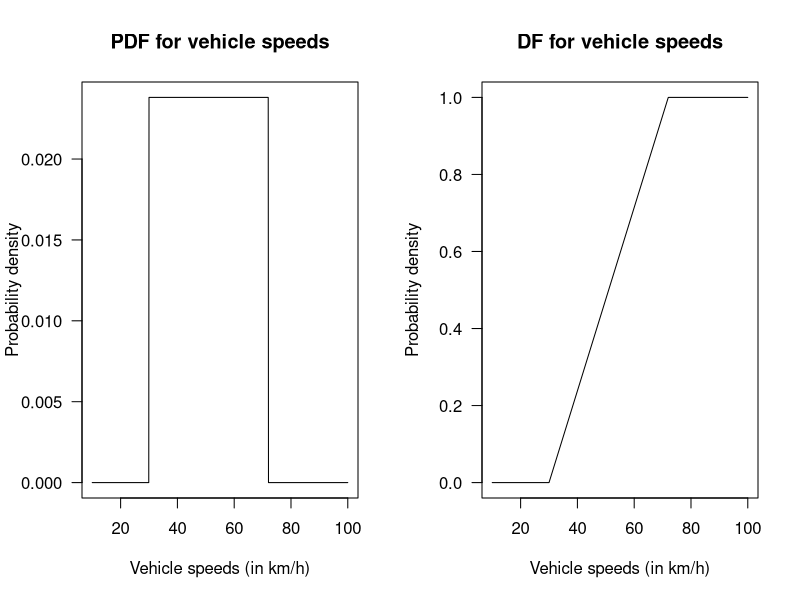
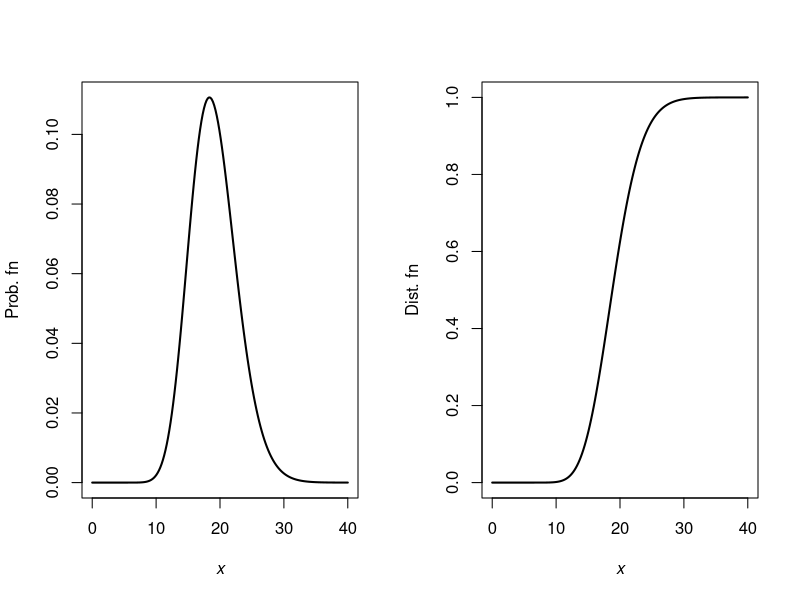
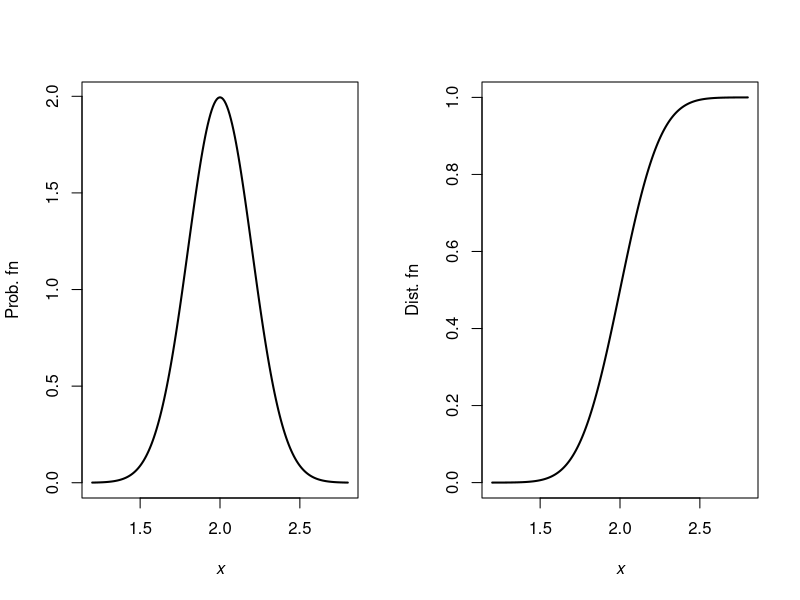
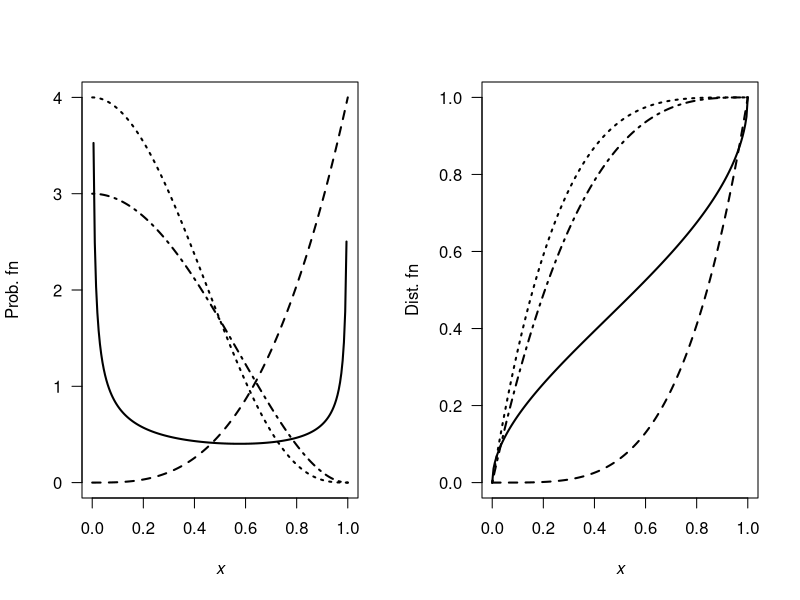
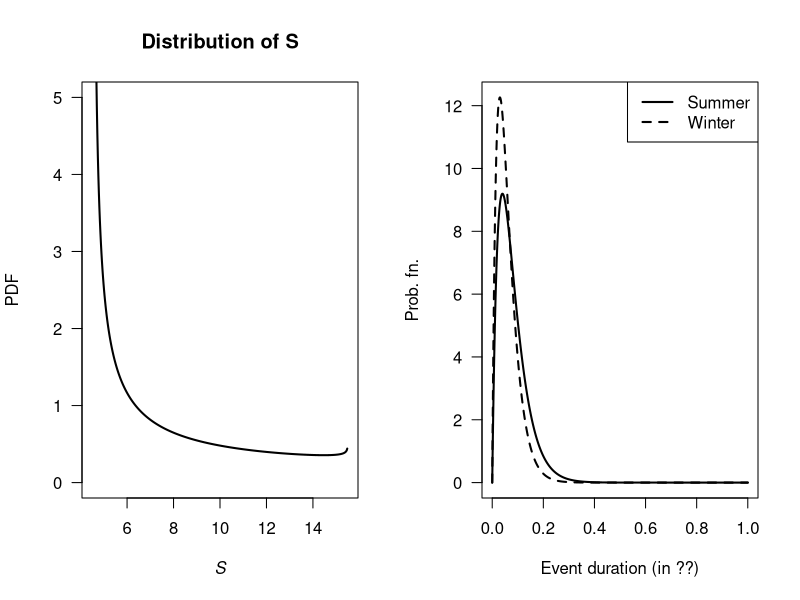
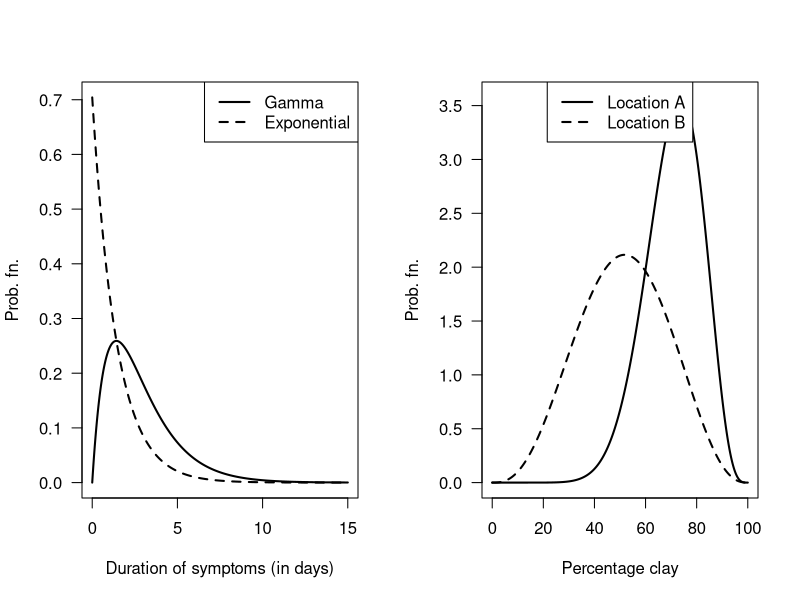
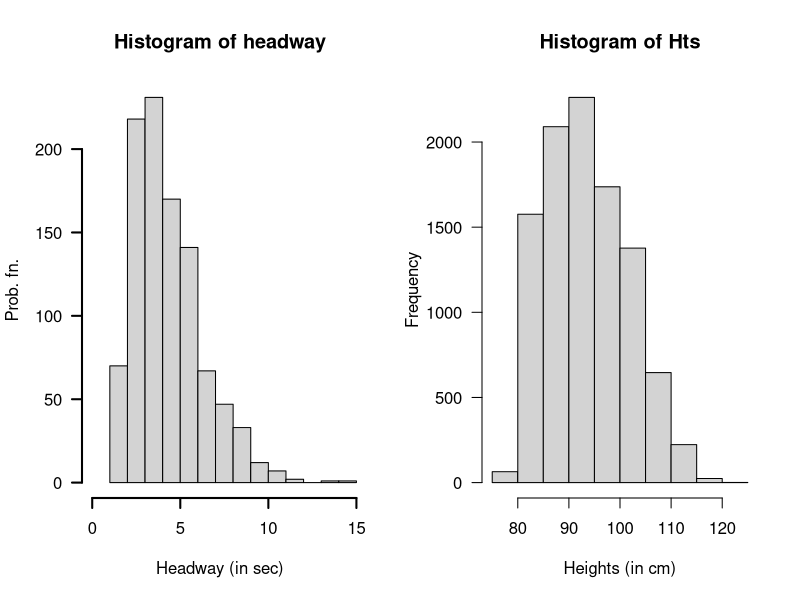
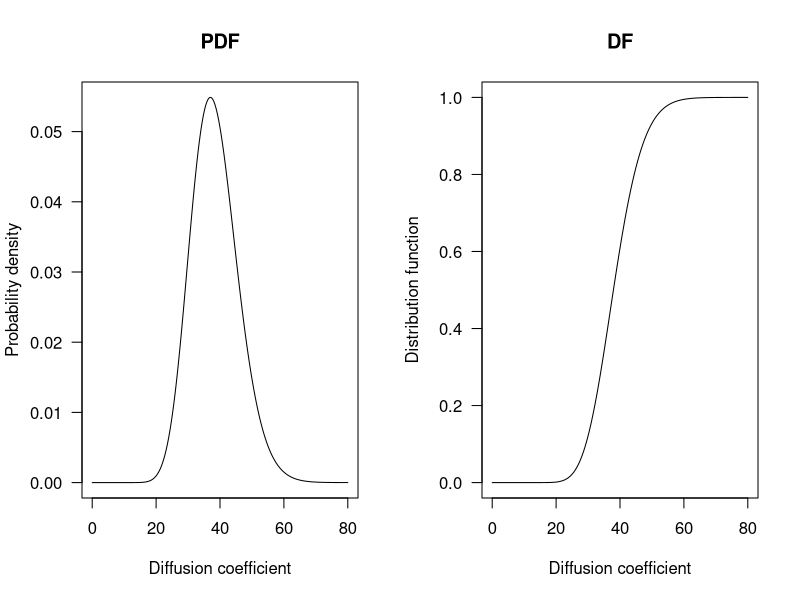

Source code (R) for these figures, in order:
## ---- chunk 1
1 - punif(60, 32, 70)
(1 - punif(65, 32, 70) ) /
  (1 - punif(60, 32, 70) )

## ---- chunk 2
par(mfrow = c(1, 2))

x <- seq(10, 100,
         length = 1000)
plot( x = x,
      y = dunif(x, 
                min = 30,
                max = 72),
      type = "l",
      las = 1,
      xlab = "Vehicle speeds (in km/h)",
      ylab = "Probability density",
      main = "PDF for vehicle speeds")

x <- seq(10, 100,
         length = 1000)
plot( x = x,
      y = punif(x, 
                min = 30,
                max = 72),
      type = "l",
      las = 1,
      ylim = c(0, 1),
      xlab = "Vehicle speeds (in km/h)",
      ylab = "Probability density",
      main = "DF for vehicle speeds")
## ---- chunk 3
# Proportion excluded:
pnorm(30, 48, 8.8) + # Slower than 30
   (1- pnorm(72, 48, 8.8)) # Faster than 72
## ---- chunk 4
alpha <- 27.05
beta <- 1.42

x <- seq(0, 40, length = 200)

par(mfrow = c(1, 2))

plot( y = dgamma(x, shape = alpha, rate = beta),
      x = x,
      xlab = expression(italic(x)),
      ylab = "Prob. fn",
      type = "l",
      lwd = 2)
plot( y = pgamma(x, shape = alpha, rate = beta),
      x = x,
      xlab = expression(italic(x)),
      ylab = "Dist. fn",
      type = "l",
      lwd = 2)

( pgamma(50, shape = alpha, rate = beta) - pgamma(30, shape = alpha, rate = beta) ) /
  pgamma(50, shape = alpha, rate = beta)
## ---- chunk 5
mn <- 2
sd <- 0.2

x <- seq(1.2, 2.8, length = 200)

par(mfrow = c(1, 2))

plot( y = dnorm(x, mean = mn, sd = sd),
      x = x,
      xlab = expression(italic(x)),
      ylab = "Prob. fn",
      type = "l",
      lwd = 2)
plot( y = pnorm(x, mean = mn, sd = sd ),
      x = x,
      xlab = expression(italic(x)),
      ylab = "Dist. fn",
      type = "l",
      lwd = 2)

1 - pnorm(2.4, mean = mn, sd = sd)
qnorm(0.8, mean = mn, sd = sd)
qnorm(0.85, mean = mn, sd = sd)

## ---- chunk 6
dKumaraswamy <- function(x, a, b){
  a * b * x^(a - 1) * (1 - x^2) ^ (b - 1)
}
pKumaraswamy <- function(x, a, b){
  1 - (1 - x^a)^b
}


x <- seq(0, 1, length = 200)

par(mfrow = c(1, 2))

plot( y = dKumaraswamy(x, a = 0.5, b = 0.5),
      x = x,
      xlab = expression(italic(x)),
      ylab = "Prob. fn",
      las = 1,
      type = "l",
      ylim = c(0, 4),
      lwd = 2)
lines(y = dKumaraswamy(x, a = 4, b = 1),
      x = x,
      lwd = 2,
      lty = 2)
lines(y = dKumaraswamy(x, a = 1, b = 4),
      x = x,
      lwd = 2,
      lty = 3)
lines(y = dKumaraswamy(x, a = 1, b = 3),
      x = x,
      lwd = 2,
      lty = 4)




plot( y = pKumaraswamy(x, a = 0.5, b = 0.5),
      x = x,
      las = 1,
      xlab = expression(italic(x)),
      ylab = "Dist. fn",
      type = "l",
      lwd = 2)
lines(y = pKumaraswamy(x, a = 4, b = 1),
      x = x,
      lwd = 2,
      lty = 2)
lines(y = pKumaraswamy(x, a = 1, b = 4),
      x = x,
      lwd = 2,
      lty = 3)
lines(y = pKumaraswamy(x, a = 1, b = 3),
      x = x,
      lwd = 2,
      lty = 4)


## ---- chunk 7
v <- seq(0, 1, length = 500)
stime <- 4.5 + 11 * v
  
PDFv <- dbeta(v, shape1 = 0.287, shape2 = 0.926)

plot( PDFv ~ stime,
      type = "l",
      las = 1,
      xlim = c(4.5, 15.5),
      ylim = c(0, 5),
      xlab = expression(italic(S)),
      ylab = "PDF",
      main = "Distribution of S",
      lwd = 2)

1 - pbeta( 0.9545455, shape1 = 0.287, shape2 = 0.926)
qbeta(0.8, shape1 = 0.287, shape2 = 0.926)
## ---- chunk 8
alpha <- 2; betaS <- 0.04; betaW <- 0.03
x <- seq(0, 1, length = 1000)

yS <- dgamma( x, shape = alpha, scale = betaS)
yW <- dgamma( x, shape = alpha, scale = betaW)

plot( range(c(yS, yW)) ~  range(x),
      type = "n", # No plot, just canvas
      las = 1,
      xlab = "Event duration (in ??)",
      ylab = "Prob. fn.")
lines(yS ~ x, 
      lty = 1,
      lwd = 2)
lines(yW ~ x, 
      lty = 2,
      lwd = 2)
legend( "topright",
        lwd = 2,
        lty = 1:2,
        legend = c("Summer", "Winter"))

1 - pgamma(6/24, shape = alpha, scale = betaW)
1 - pgamma(6/24, shape = alpha, scale = betaS)

## ---- chunk 9
x <- seq(0, 15, length = 500)
yGamma <- dgamma(x, shape = alpha, scale = beta)
yExp <- dexp(x, rate = 1/beta)

plot( range (c(yGamma, yExp)) ~ range(x),
      type = "n", # No plot, just canvas
      las = 1,
      xlab = "Duration of symptoms (in days)",
      ylab = "Prob. fn.")
lines( yGamma ~ x,
       lwd = 2,
       lty = 1)
lines( yExp ~ x,
       lwd = 2,
       lty = 2)
legend( "topright",
        lwd = 2,
        lty = 1:2,
        legend = c("Gamma", "Exponential"))

1 - pgamma(4, shape = alpha, scale = beta)
1 - pexp(4, rate = 1/beta)

qgamma(0.95, shape = alpha, scale = beta)
qexp(0.95, rate = 1/beta)
## ---- chunk 10
pnorm(5, mean = 6, sd = 1.5)

(1 - pnorm(7, mean = 6, sd = 1.5) ) / 
  (1 - pnorm(5, mean = 6, sd = 1.5) )

qnorm(0.85, mean = 6, sd = 1.5)
## ---- chunk 11
x <- seq(0, 1, length = 1000)
yA <- dbeta(x, shape1 = 11.52, shape2 = 4.75)
yB <- dbeta(x, shape1 = 3.85, shape2 = 3.65)

plot( range( c(yA, yB)) ~ range(100 * x),
      type = "n", #No plot, just canvas
      las = 1,
      xlab = "Percentage clay",
      ylab = "Prob. fn.")
lines( yA ~ I(100 * x), 
       lwd = 2,
       lty = 1)
lines( yB ~ I(100 * x), 
       lwd = 2,
       lty = 2)
legend("top",
       lty = 1:2,
       lwd = 2,
       legend = c("Location A", "Location B"))

qbeta( 0.5, shape1 = 11.52, shape2 = 4.75)
qbeta( 0.5, shape1 = 3.85, shape2 = 3.65)
## ---- chunk 12
numSims <- 1000
yHeadway <- rgamma( n = numSims,
                    shape = 2.5,
                    rate = 0.8)
xHeadway <- yHeadway + 1.2
hist(xHeadway,
     las = 1,
     lwd = 2,
     xlim = c(0, max(xHeadway)),
     main = "Histogram of headway",
     ylab = "Prob. fn.",
     xlab = "Headway (in sec)")

xMean <- 3.2; xVar <- 1.6
xLo <- 3.2 - 2 * sqrt(xVar)
xHi <- 3.2 + 2 * sqrt(xVar)

# Part 3
Num <- sum( (xHeadway < xHi ) & (xHeadway > xLo) )
EmpiricalProp <- Num / numSims
EmpiricalProp

# Part 4: Tchebyshev: AT LEAST this proportion
k <- 2
1 - 1/k^2
## ---- chunk 13
htMean <- function(x) {
  7.5 * x + 70
}
htSD <- function(x) {
  0.4575 * x + 1.515
}

NumSims <- 10000

Ages <- c(
  rep(2, NumSims * 0.32),
  rep(3, NumSims * 0.33),
  rep(4, NumSims * 0.25),
  rep(5, NumSims * 0.10)
)

Hts <- rnorm(NumSims,
             mean = htMean(Ages),
             sd = htSD(Ages))
hist(Hts,
     las = 1,
     xlab = "Heights (in cm)")

# Taller than 100:
cat("Taller than 100cm:", sum( Hts > 100) / NumSims * 100, "%\n")
# Mean and variance:
cat("Mean:", mean( Hts ), "cm; ",
    "Std dev: ", sd(Hts), "cm\n")

# Sort the heights to find where the tallest 20% are:
cat("Tallest 15% are taller than", 
    sort(Hts)[ NumSims * 0.85], "cm\n")
## ---- chunk 14
topPart <- pgamma(50, shape = 27.05, scale = 1.42) - 
           pgamma(30, shape = 27.05, scale = 1.42)
bottomPart <-pgamma(50, shape = 27.05, scale = 1.42)

topPart / bottomPart
## ---- chunk 15
par(mfrow = c(1, 2))

x <- seq(0, 80,
         length = 1000)
y <- dgamma(x,
            shape = 27.05,
            scale = 1.42)
plot(y ~ x,
     las = 1,
     type = "l",
     xlab = "Diffusion coefficient",
     ylab = "Probability density",
     main = "PDF")


x <- seq(0, 80,
         length = 1000)
y <- pgamma(x,
            shape = 27.05,
            scale = 1.42)
plot(y ~ x,
     las = 1,
     type = "l",
     xlab = "Diffusion coefficient",
     ylab = "Distribution function",
     main = "DF")
